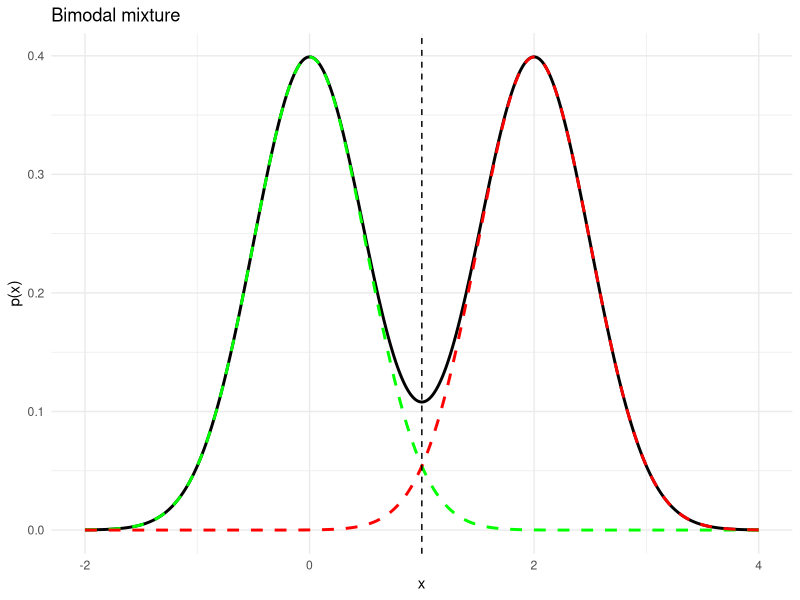

Reproduce this figure in R.
library(tidyverse)

mu <- c(0, 2)
sigma <- c(0.5, 0.5)
weights <- c(0.5, 0.5)

x <- seq(-2, 2 * mu[2], length.out = 600)

# components
p1 <- weights[1] * dnorm(x, mu[1], sigma[1])
p2 <- weights[2] * dnorm(x, mu[2], sigma[2])

# mixture
p <- p1 + p2

# moments
mean_p <- sum(x * p) / sum(p)
var_p <- sum((x - mean_p)^2 * p) / sum(p)

df <- tibble(x = x)

ggplot(df, aes(x)) +
  geom_line(aes(y = p), linewidth = 1, color = "black") +            # mixture
  geom_line(aes(y = p1), linewidth = 1, linetype = "dashed", color = "green") +
  geom_line(aes(y = p2), linewidth = 1, linetype = "dashed", color = "red") +
  geom_vline(xintercept = mean_p, linetype = "dashed") +
  labs(
    x = "x",
    y = "p(x)",
    title = "Bimodal mixture"
  ) +
  theme_minimal()

var_p1 <- weights[1] * sigma[1]^2 +
  weights[2] * sigma[2]^2
var_p2 <- weights[1] * (mu[1] - mean_p)^2 +
    weights[2] * (mu[2] - mean_p)

mean_p
var_p

var_p1 + var_p2
